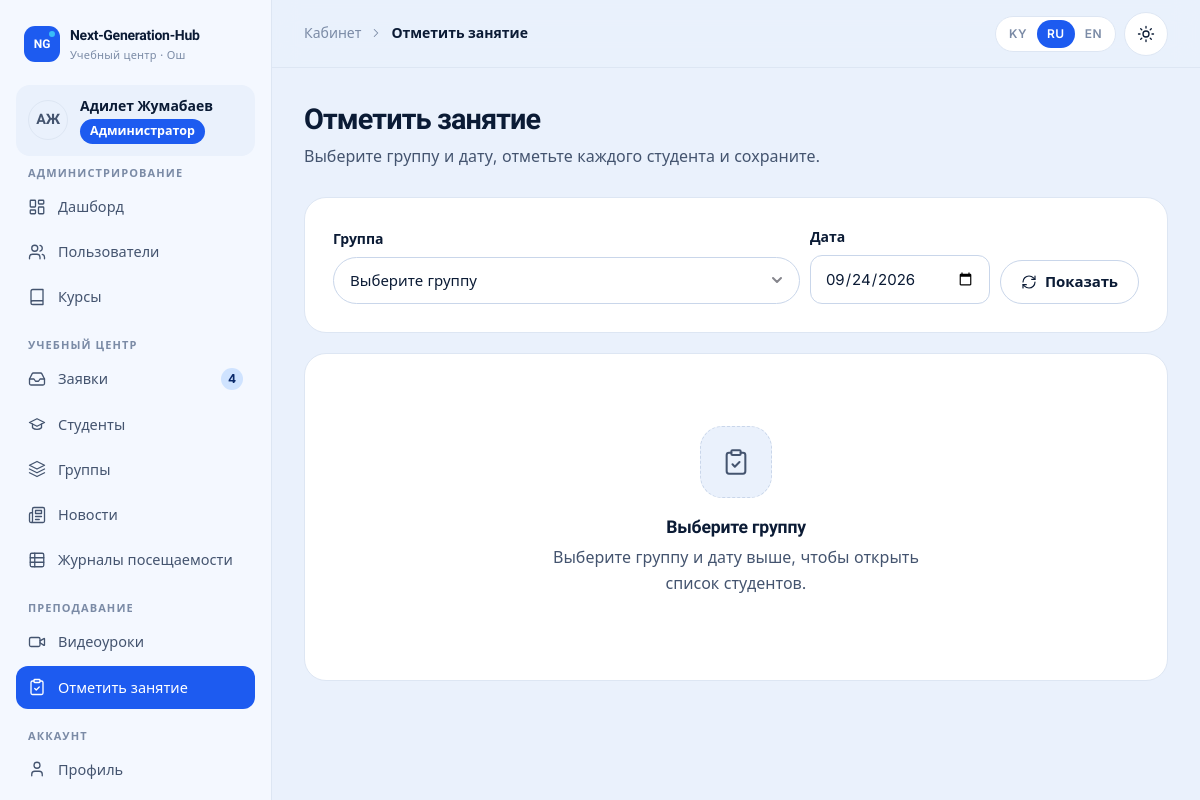
Page /cabinet/teacher/attendance/ (signed in) on the committed database.
### accounts/models.py (models this page shows, shortened)
class User(AbstractUser):
    class Role(models.TextChoices):
        ADMIN = "admin", _("Administrator")
        MANAGER = "manager", _("Manager")
        TEACHER = "teacher", _("Teacher")
        STUDENT = "student", _("Student")
    role = models.CharField(_("role"), max_length=16, choices=Role.choices, default=Role.STUDENT, db_index=True)
    phone = models.CharField(_("phone"), max_length=32, blank=True)
    photo = models.ImageField(_("photo"), upload_to="users/", blank=True)
    specialization = models.CharField(_("specialization"), max_length=160, blank=True)
    about = models.TextField(_("about"), blank=True)
    class Meta:
        verbose_name = _("user")
        verbose_name_plural = _("users")
        ordering = ["last_name", "first_name", "username"]
    @property
    def display_name(self):
        return self.get_full_name() or self.username
    @property
    def initials(self):
        parts = [p for p in (self.first_name, self.last_name) if p]
        if parts:
            return "".join(p[0] for p in parts).upper()[:2]
        return self.username[:2].upper()
    @property
    def is_admin_role(self):
        return self.is_superuser or self.role == self.Role.ADMIN
    @property
    def is_student(self):
        return self.role == self.Role.STUDENT
    def has_role(self, *roles):
        return self.is_admin_role or self.role in roles

### cabinet/views/teacher.py (the view, shortened to what this page needs)
# urls.py: path("teacher/attendance/", teacher.mark_attendance, name="teacher_mark"),
@role_required(R.TEACHER)
def mark_attendance(request):
    groups = list(_markable_groups(request.user))
    today = timezone.localdate()
    source = request.POST if request.method == "POST" else request.GET
    group = None
    group_id = source.get("group")
    if group_id and str(group_id).isdigit():
        group = next((g for g in groups if g.pk == int(group_id)), None)
        if group is None:
            raise PermissionDenied
    elif len(groups) == 1:
        group = groups[0]
    day = parse_date(source.get("date") or "") or today
    date_error = day > today
    students, existing = [], {}
    if group:
        students = list(group.students.filter(is_active=True).order_by("last_name", "first_name"))
        existing = {a.student_id: a for a in Attendance.objects.filter(group=group, date=day)}
    rows = []
    return render(
        request,
        "cabinet/teacher/mark.html",
        {
            "groups": groups,
            "group": group,
            "day": day,
            "today": today,
            "date_error": date_error,
            "rows": rows,
            "is_lesson_day": group.is_lesson_day(day) if group else False,
            "already_marked": bool(existing),
            "statuses": Attendance.status_options(),
            "page_title": _("Mark attendance"),
        },
    )

### cabinet/navigation.py (called while the page is built)
def _item(label, url_name, icon, match=None, badge=None, external=False):
    return {
        "label": label,
        "url": url_name if external else reverse(url_name),
        "icon": icon,
        "match": match or [url_name.split(":")[-1]],
        "badge": badge,
        "external": external,
    }

def sidebar(request):
    path = request.path
    user = getattr(request, "user", None)
    if not user or not user.is_authenticated or not (path.startswith("/cabinet/") or path.startswith("/accounts/")):
        return {}
    match = getattr(request, "resolver_match", None)
    current = match.url_name if match and match.url_name else ""
    return {"sidebar_sections": build_sidebar(user, current)}

### cabinet/views/common.py (called while the page is built)
def groups_for(user):
    qs = Group.objects.select_related("course", "teacher")
    if user.has_role(R.MANAGER):  # админ и менеджер видят все группы
        return qs
    if user.is_teacher:
        return qs.filter(teacher=user)
    return qs.none()

### cabinet/views/teacher.py (called while the page is built)
def _markable_groups(user):
    qs = groups_for(user).filter(is_active=True)
    return qs if user.is_admin_role else qs.filter(teacher=user)

### core/context_processors.py (called while the page is built)
def site(request):
    return {
        "SITE": {
            "name": settings.SITE_NAME,
            "phone": settings.SITE_PHONE,
            "phone_href": "tel:" + "".join(ch for ch in settings.SITE_PHONE if ch.isdigit() or ch == "+"),
            "email": settings.SITE_EMAIL,
            "address": settings.SITE_ADDRESS or _("Osh, Lenin street 205, 2nd floor"),
            "hours": settings.SITE_HOURS or _("Mon–Sat, 9:00–20:00"),
            "instagram": settings.SITE_INSTAGRAM,
            "telegram": settings.SITE_TELEGRAM,
            "whatsapp": settings.SITE_WHATSAPP,
            "map_url": settings.SITE_MAP_URL,
        },
        "MAX_VIDEO_UPLOAD_MB": settings.MAX_VIDEO_UPLOAD_MB,
        "SHOW_DEMO_ACCOUNTS": settings.SHOW_DEMO_ACCOUNTS,
    }

### core/icons.py (called while the page is built)
def svg(name, size=20, cls="", label=""):
    body = ICONS.get(name, ICONS["info"])
    aria = f'role="img" aria-label="{label}"' if label else 'aria-hidden="true"'
    return (
        f'<svg class="icon {cls}" width="{size}" height="{size}" viewBox="0 0 24 24" fill="none" '
        f'stroke="currentColor" stroke-width="1.75" stroke-linecap="round" stroke-linejoin="round" '
        f'focusable="false" {aria}>{body}</svg>'
    )

### core/models.py (called while the page is built)
    @classmethod
    def status_options(cls):
        return [{"value": v, "label": label, "short": STATUS_SHORT[v]} for v, label in cls.Status.choices]

### templates/cabinet/teacher/mark.html (shortened to what this page needs)
{% extends "cabinet/base.html" %}
{% load i18n core_tags %}
{% block content %}
<div class="page-head">
  <div>
    <h1>{% trans "Mark attendance" %}</h1>
    <p>{% trans "Choose a group and date, mark each student and save." %}</p>
  </div>
</div>
<form class="card card-pad toolbar" method="get" style="margin-bottom:20px;align-items:flex-end">
  <div class="field grow" style="min-width:220px">
    <label for="m-group">{% trans "Group" %}</label>
    <select id="m-group" name="group" data-autosubmit required>
      <option value="">{% trans "Choose a group" %}</option>
    </select>
  </div>
  <div class="field" style="min-width:180px">
    <label for="m-date">{% trans "Date" %}</label>
    <input type="date" id="m-date" name="date" value="{{ day|date:'Y-m-d' }}" max="{{ today|date:'Y-m-d' }}" data-autosubmit>
  </div>
  <button class="btn" type="submit">{% icon "refresh" 16 %} {% trans "Show" %}</button>
</form>
{% if not groups %}
  <div class="card">{% trans "You have no active groups" as t1 %}{% trans "When the manager assigns you a group, you can mark attendance here." as t2 %}{% include "cabinet/shared/_empty.html" with icon="layers" title=t1 text=t2 %}</div>
{% elif not group %}
  <div class="card">{% trans "Choose a group" as t1 %}{% trans "Select a group and a date above to open the list of students." as t2 %}{% include "cabinet/shared/_empty.html" with icon="clipboard" title=t1 text=t2 %}</div>
{% endif %}
{% endblock %}

### templates/cabinet/base.html (shortened to what this page needs)
{% load static i18n core_tags %}{% get_current_language as LANGUAGE_CODE %}<!doctype html>
<html lang="{{ LANGUAGE_CODE }}" class="no-js">
<head>
  {% include "partials/head.html" %}
</head>
<body>
  <div class="cab">
    <aside class="cab-sidebar" id="cab-sidebar" aria-label="{% trans 'Cabinet menu' %}">
      <div class="row-between" style="flex-wrap:nowrap">
        {% include "partials/logo.html" %}
      </div>
      <a class="cab-user" href="{% url 'accounts:profile' %}">
        {% include "partials/avatar.html" with u=user %}
        <span class="grow" style="min-width:0"><b>{{ user.display_name }}</b><span class="badge badge-role-{{ user.role }} no-dot" style="margin-top:4px">{{ user.get_role_display }}</span></span>
      </a>
      <nav class="cab-nav">
        {% for title, items in sidebar_sections %}
        <div>
          <h6>{{ title }}</h6>
          <ul>
            {% for item in items %}
            <li><a href="{{ item.url }}"{% if item.active %} aria-current="page"{% endif %}>{% icon item.icon 18 %}<span>{{ item.label }}</span>{% if item.badge %}<span class="nav-badge" aria-label="{% trans 'new' %}">{{ item.badge }}</span>{% endif %}</a></li>
            {% endfor %}
          </ul>
        </div>
        {% endfor %}
      </nav>
    </aside>
    <div class="cab-main">
      <header class="cab-topbar">
        <div class="crumbs">{% block crumbs %}<span>{% trans "Cabinet" %}</span>{% icon "chevron-right" 14 %}<b>{{ page_title }}</b>{% endblock %}</div>
        <div class="tools">
          {% include "partials/lang_switch.html" %}
          {% include "partials/theme_toggle.html" %}
        </div>
      </header>
      <main class="cab-content" id="content">
        {% block content %}{% endblock %}
      </main>
    </div>
  </div>
</body>
</html>

### templates/partials/avatar.html
<span class="avatar {{ size|default:'' }}" aria-hidden="true">{% if u.photo %}<img src="{{ u.photo.url }}" alt="" loading="lazy">{% else %}{{ u.initials }}{% endif %}</span>

### rows in the picture
User: initials "АЖ", display_name "Адилет Жумабаев", role "Администратор"

### other values in the picture
{{ title }} "АДМИНИСТРИРОВАНИЕ" "УЧЕБНЫЙ ЦЕНТР" "ПРЕПОДАВАНИЕ" "АККАУНТ"
{{ item.label }} "Дашборд" "Пользователи" "Курсы" "Заявки" "Студенты" "Группы" "Новости" "Журналы посещаемости" "Видеоуроки" "Отметить занятие" "Профиль"
{{ item.badge }} "4"
{{ page_title }} "Отметить занятие"
{{ code|upper }} "KY" "RU" "EN"
{{ title }} "Выберите группу"
{{ text }} "Выберите группу и дату выше, чтобы открыть список студентов."
